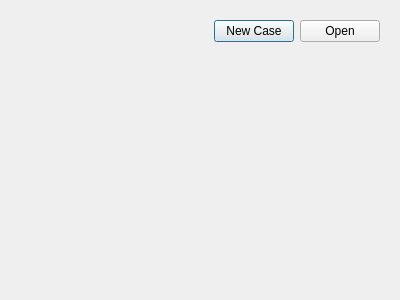
<?xml version="1.0" encoding="UTF-8"?>
<ui version="4.0">
 <class>StartWindow</class>
 <widget class="QDialog" name="StartWindow">
  <property name="geometry">
   <rect>
    <x>0</x>
    <y>0</y>
    <width>400</width>
    <height>300</height>
   </rect>
  </property>
  <property name="windowTitle">
   <string>Start Baram</string>
  </property>
  <layout class="QVBoxLayout" name="verticalLayout">
   <item>
    <widget class="QWidget" name="widget" native="true">
     <layout class="QHBoxLayout" name="horizontalLayout">
      <item>
       <spacer name="horizontalSpacer">
        <property name="orientation">
         <enum>Qt::Horizontal</enum>
        </property>
        <property name="sizeHint" stdset="0">
         <size>
          <width>199</width>
          <height>20</height>
         </size>
        </property>
       </spacer>
      </item>
      <item>
       <widget class="QPushButton" name="newCase">
        <property name="text">
         <string>New Case</string>
        </property>
       </widget>
      </item>
      <item>
       <widget class="QPushButton" name="open">
        <property name="text">
         <string>Open</string>
        </property>
       </widget>
      </item>
     </layout>
    </widget>
   </item>
   <item>
    <spacer name="verticalSpacer">
     <property name="orientation">
      <enum>Qt::Vertical</enum>
     </property>
     <property name="sizeHint" stdset="0">
      <size>
       <width>20</width>
       <height>231</height>
      </size>
     </property>
    </spacer>
   </item>
  </layout>
 </widget>
 <resources/>
 <connections/>
</ui>
